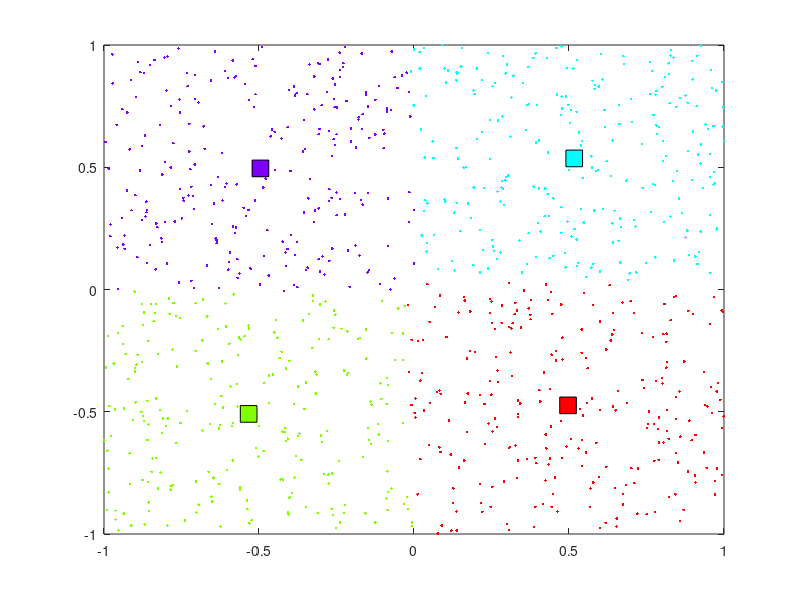

MATLAB code to generate this figure:
clc;
clear;
close all;

% Question 2

%% Create Data
numberOfData = 1000;
x = -1 + 2*rand([2,numberOfData])';

plot(x(:,1),x(:,2),'.')
hold on
%% Center Initialization
numberOfCenter = 4;
center = zeros(4,2);
Colors=hsv(numberOfCenter);

for c=1:numberOfCenter
    center(c,:) = x(c,:);
    plot(center(c,1),center(c,2),'ks','MarkerSize',12,'MarkerFaceColor',Colors(c,:))
end
legend('Data','Center A','Center B','Center C','Center D');
%% K-Means Algorithm
IDX = zeros(1000,1);
epsilon = .01;
eps_vec = ones(1,numberOfCenter);
eps = 1;
iter = 0;
while eps >= epsilon
    iter = iter + 1;
    
    % Assignment step
    for i=1: numberOfData
        d1 = norm(center(1,:) - x(i,:),2);
        d2 = norm(center(2,:) - x(i,:),2);
        d3 = norm(center(3,:) - x(i,:),2);
        d4 = norm(center(4,:) - x(i,:),2);
        distance = [d1; d2; d3; d4];
        [dist index] = min(distance);
        IDX(i) = index;
    end
    hold off
    plot(x(IDX==1,1),x(IDX==1,2),'.','Color',Colors(1,:))
    hold on
    plot(x(IDX==2,1),x(IDX==2,2),'.','Color',Colors(2,:))
    plot(x(IDX==3,1),x(IDX==3,2),'.','Color',Colors(3,:))
    plot(x(IDX==4,1),x(IDX==4,2),'.','Color',Colors(4,:))
    % Update step
    for i=1:numberOfCenter
        IDXCI = (IDX == i);
        nIDXCI = sum(IDXCI);
        datacluster_i = x(IDXCI,:);
        xi_sum = sum(datacluster_i(:,1));
        xj_sum = sum(datacluster_i(:,2));
        new_center_i = [xi_sum xj_sum]/nIDXCI;
        eps_vec(i) = norm(center(i,:) - new_center_i,2);
        center(i,:) = new_center_i;
    end
    % Update Epsilon
    eps = max(eps_vec);
    disp(['[X] Iteration : ', num2str(iter), ' ,Error : ', num2str(eps)]);
    for c=1:numberOfCenter
        plot(center(c,1),center(c,2),'ks','MarkerSize',12,'MarkerFaceColor',Colors(c,:))
    end
    pause(1);
end